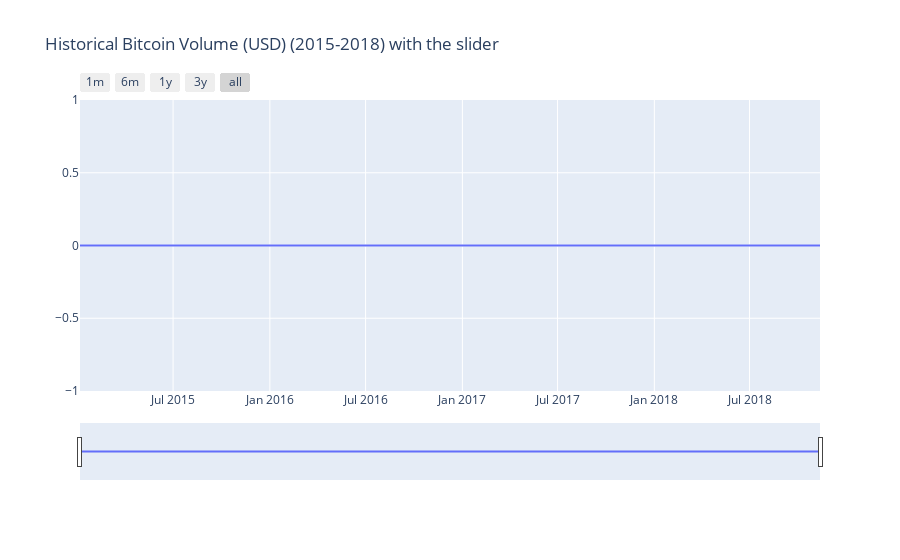

Source (notebook cell):
### Markdown cell above
Lets visualize Historical Bitcoin Market Volume (2015-2018)

### Code cell
trace1 = go.Scatter(
    x = weekly_rows['Timestamp'],
    y = weekly_rows['Volume_(Currency)'].astype(float),
    mode = 'lines',
    name = 'Bitcoin Price (Open)'
)

layout = dict(
    title='Historical Bitcoin Volume (USD) (2015-2018) with the slider',
    xaxis=dict(
        rangeselector=dict(
            buttons=list([
                dict(count=1,
                     label='1m',
                     step='month',
                     stepmode='backward'),
                dict(count=6,
                     label='6m',
                     step='month',
                     stepmode='backward'),
                dict(count=12,
                     label='1y',
                     step='month',
                     stepmode='backward'),
                dict(count=36,
                     label='3y',
                     step='month',
                     stepmode='backward'),
                dict(step='all')
            ])
        ),
        rangeslider=dict(
            visible = True
        ),
        type='date'
    )
)

data = [trace1]
fig = dict(data=data, layout=layout)
iplot(fig, filename = "Time Series with Rangeslider")

### Figure 1 — Plotly figure (JSON) as saved in the notebook; plotly's stock layout.template omitted (floating-point values rounded to 4 significant figures; data arrays with more than 128 entries replaced by an {"elided": "..."} marker saying what was removed)
{"data": [{"mode": "lines", "name": "Bitcoin Price (Open)", "type": "scatter", "x": {"elided": "202 str values"}, "y": {"elided": "202 float values"}}], "layout": {"title": {"text": "Historical Bitcoin Volume (USD) (2015-2018) with the slider"}, "xaxis": {"rangeselector": {"buttons": [{"count": 1, "label": "1m", "step": "month", "stepmode": "backward"}, {"count": 6, "label": "6m", "step": "month", "stepmode": "backward"}, {"count": 12, "label": "1y", "step": "month", "stepmode": "backward"}, {"count": 36, "label": "3y", "step": "month", "stepmode": "backward"}, {"step": "all"}]}, "rangeslider": {"visible": true}, "type": "date"}}}
